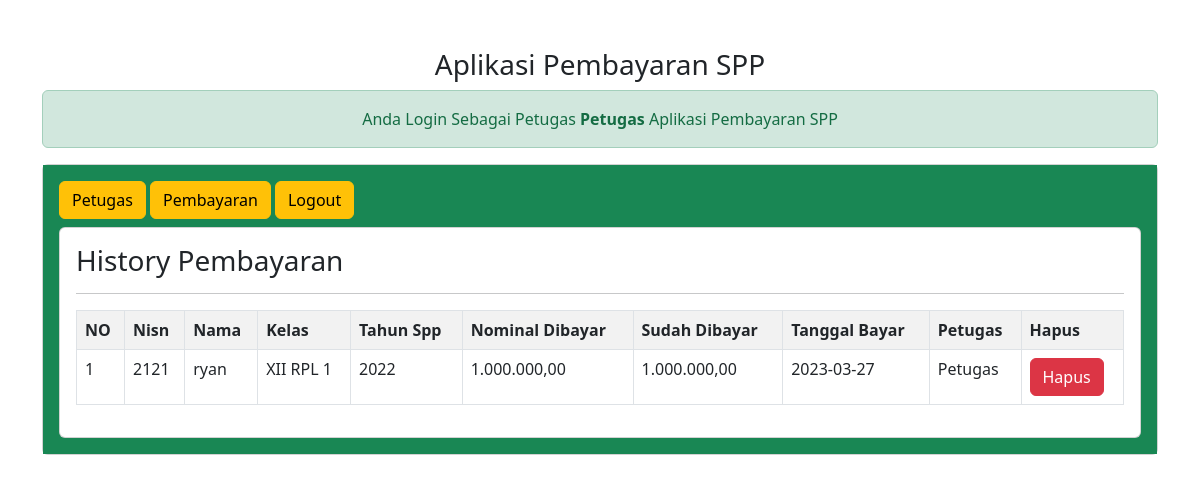
The page /petugas/petugas.php?url=history-pembayaran&nisn=2121 (signed in) on the database its author committed.
### tables this page shows
CREATE TABLE `pembayaran` (
  `id_pembayaran` int(11) NOT NULL,
  `id_petugas` int(11) NOT NULL,
  `nisn` varchar(10) NOT NULL,
  `tgl_bayar` date NOT NULL,
  `bulan_dibayar` varchar(8) NOT NULL,
  `tahun_dibayar` varchar(4) NOT NULL,
  `id_spp` int(11) NOT NULL,
  `jumlah_bayar` int(11) NOT NULL
);

CREATE TABLE `siswa` (
  `nisn` char(10) NOT NULL,
  `nis` char(8) NOT NULL,
  `nama` varchar(35) NOT NULL,
  `id_kelas` int(11) NOT NULL,
  `alamat` text NOT NULL,
  `no_telp` varchar(13) NOT NULL,
  `id_spp` int(11) NOT NULL
);

CREATE TABLE `kelas` (
  `id_kelas` int(11) NOT NULL,
  `nama_kelas` varchar(10) NOT NULL,
  `kompetensi_keahlian` varchar(50) NOT NULL
);

CREATE TABLE `spp` (
  `id_spp` int(11) NOT NULL,
  `tahun` int(11) NOT NULL,
  `nominal` int(11) NOT NULL
);

CREATE TABLE `petugas` (
  `id_petugas` int(11) NOT NULL,
  `username` varchar(25) NOT NULL,
  `password` varchar(32) NOT NULL,
  `nama_petugas` varchar(35) NOT NULL,
  `level` enum('admin','petugas') NOT NULL
);

### petugas/history-pembayaran.php (the view)
<?php
$nisn = $_GET['nisn'];
?>
<h3>History Pembayaran</h3>
<hr>
<table class="table table-striped table-bordered">
    <tr class="fw-bold">
        <td>NO</td>
        <td>Nisn</td>
        <td>Nama</td>
        <td>Kelas</td>
        <td>Tahun Spp</td>
        <td>Nominal Dibayar</td>
        <td>Sudah Dibayar</td>
        <td>Tanggal Bayar</td>
        <td>Petugas</td>
        <td>Hapus</td>
</tr>
<?php
include'../koneksi.php';
$no=1;
$sql="SELECT*FROM pembayaran,siswa,kelas,spp,petugas WHERE pembayaran.nisn=siswa.nisn AND siswa.id_kelas=kelas.id_kelas AND pembayaran.id_spp=spp.id_spp AND pembayaran.id_petugas=petugas.id_petugas AND pembayaran.nisn='$nisn' ORDER BY tgl_bayar DESC";
$query =mysqli_query($koneksi,$sql);
foreach($query as $data){
    ?>
    <tr>
    <td><?= $no++; ?></td>
    <td><?= $data['nisn'] ?></td>
    <td><?= $data['nama'] ?></td>
    <td><?= $data['nama_kelas'] ?></td>
    <td><?= $data['tahun'] ?></td>
    <td><?= number_format($data['nominal'],2,',','.' );?>
    <td><?= number_format($data['jumlah_bayar'],2,',','.' );?></td>
    <td><?= $data['tgl_bayar'] ?></td>
    <td><?= $data['nama_petugas'] ?></td>
    <td>
    <a href="?url=hapus-pembayaran&id_pembayaran=<?= $data['id_pembayaran'] ?>" class='btn btn-danger'>Hapus</a>
    </td>
    </tr>
    <?php } ?>
</table>

### rows shown on the page
pembayaran: siswa.nisn "2121", siswa.nama "ryan", kelas.nama_kelas "XII RPL 1", id_spp.tahun "2022", id_spp.nominal "1.000.000,00", jumlah_bayar "1.000.000,00", tgl_bayar "2023-03-27", id_petugas.nama_petugas "Petugas"

### other values the page prints
$_SESSION['nama_petugas'] "Petugas"
